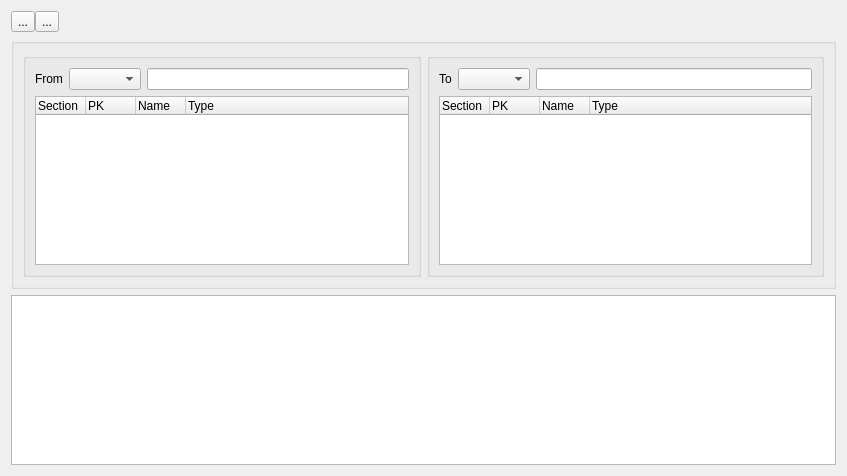
<?xml version="1.0" encoding="UTF-8"?>
<ui version="4.0">
 <class>TableComparisonForm</class>
 <widget class="QWidget" name="TableComparisonForm">
  <property name="geometry">
   <rect>
    <x>0</x>
    <y>0</y>
    <width>847</width>
    <height>476</height>
   </rect>
  </property>
  <property name="windowTitle">
   <string>Form</string>
  </property>
  <layout class="QVBoxLayout" name="verticalLayout_3">
   <item>
    <layout class="QHBoxLayout" name="horizontalLayout_15">
     <property name="spacing">
      <number>0</number>
     </property>
     <item>
      <widget class="QToolButton" name="btnSave">
       <property name="maximumSize">
        <size>
         <width>24</width>
         <height>24</height>
        </size>
       </property>
       <property name="toolTip">
        <string>Save SQL to a file</string>
       </property>
       <property name="statusTip">
        <string>Save SQL to a file</string>
       </property>
       <property name="text">
        <string>...</string>
       </property>
       <property name="icon">
        <iconset resource="dbm.qrc">
         <normaloff>:/images/actions/images/actions/filesave.png</normaloff>:/images/actions/images/actions/filesave.png</iconset>
       </property>
      </widget>
     </item>
     <item>
      <widget class="QToolButton" name="btnInject">
       <property name="maximumSize">
        <size>
         <width>24</width>
         <height>24</height>
        </size>
       </property>
       <property name="toolTip">
        <string>Inject this SQL to a database and create the structures defined</string>
       </property>
       <property name="statusTip">
        <string>Inject this SQL to a database and create the structures defined</string>
       </property>
       <property name="text">
        <string>...</string>
       </property>
       <property name="icon">
        <iconset resource="dbm.qrc">
         <normaloff>:/images/actions/images/small/database.png</normaloff>:/images/actions/images/small/database.png</iconset>
       </property>
      </widget>
     </item>
     <item>
      <spacer name="horizontalSpacer_4">
       <property name="orientation">
        <enum>Qt::Horizontal</enum>
       </property>
       <property name="sizeHint" stdset="0">
        <size>
         <width>40</width>
         <height>20</height>
        </size>
       </property>
      </spacer>
     </item>
    </layout>
   </item>
   <item>
    <widget class="QGroupBox" name="groupBox">
     <property name="title">
      <string/>
     </property>
     <layout class="QHBoxLayout" name="horizontalLayout_2">
      <item>
       <widget class="QGroupBox" name="grpLeft">
        <property name="title">
         <string/>
        </property>
        <layout class="QVBoxLayout" name="verticalLayout">
         <item>
          <layout class="QFormLayout" name="formLayout">
           <property name="fieldGrowthPolicy">
            <enum>QFormLayout::AllNonFixedFieldsGrow</enum>
           </property>
           <item row="0" column="0">
            <widget class="QLabel" name="lblFrom">
             <property name="text">
              <string>From</string>
             </property>
            </widget>
           </item>
           <item row="0" column="1">
            <layout class="QHBoxLayout" name="horizontalLayout_3">
             <item>
              <widget class="QComboBox" name="cmbVersionLeft"/>
             </item>
             <item>
              <widget class="QLineEdit" name="txtTab1"/>
             </item>
            </layout>
           </item>
          </layout>
         </item>
         <item>
          <widget class="QTreeWidget" name="treeWidgetLeft">
           <property name="rootIsDecorated">
            <bool>true</bool>
           </property>
           <property name="allColumnsShowFocus">
            <bool>true</bool>
           </property>
           <property name="headerHidden">
            <bool>false</bool>
           </property>
           <attribute name="headerDefaultSectionSize">
            <number>50</number>
           </attribute>
           <column>
            <property name="text">
             <string>Section</string>
            </property>
           </column>
           <column>
            <property name="text">
             <string>PK</string>
            </property>
           </column>
           <column>
            <property name="text">
             <string>Name</string>
            </property>
           </column>
           <column>
            <property name="text">
             <string>Type</string>
            </property>
           </column>
          </widget>
         </item>
        </layout>
       </widget>
      </item>
      <item>
       <widget class="QGroupBox" name="grpRight">
        <property name="title">
         <string/>
        </property>
        <layout class="QVBoxLayout" name="verticalLayout_2">
         <item>
          <layout class="QFormLayout" name="formLayout_2">
           <item row="0" column="0">
            <widget class="QLabel" name="lblTo">
             <property name="text">
              <string>To</string>
             </property>
            </widget>
           </item>
           <item row="0" column="1">
            <layout class="QHBoxLayout" name="horizontalLayout_4">
             <item>
              <widget class="QComboBox" name="cmbVersionRight"/>
             </item>
             <item>
              <widget class="QLineEdit" name="txtTab2"/>
             </item>
            </layout>
           </item>
          </layout>
         </item>
         <item>
          <widget class="QTreeWidget" name="treeWidgetRight">
           <property name="rootIsDecorated">
            <bool>true</bool>
           </property>
           <property name="allColumnsShowFocus">
            <bool>true</bool>
           </property>
           <property name="headerHidden">
            <bool>false</bool>
           </property>
           <attribute name="headerDefaultSectionSize">
            <number>50</number>
           </attribute>
           <column>
            <property name="text">
             <string>Section</string>
            </property>
           </column>
           <column>
            <property name="text">
             <string>PK</string>
            </property>
           </column>
           <column>
            <property name="text">
             <string>Name</string>
            </property>
           </column>
           <column>
            <property name="text">
             <string>Type</string>
            </property>
           </column>
          </widget>
         </item>
        </layout>
       </widget>
      </item>
     </layout>
    </widget>
   </item>
   <item>
    <widget class="QTextEdit" name="textEdit">
     <property name="font">
      <font>
       <family>Courier 10 Pitch</family>
      </font>
     </property>
    </widget>
   </item>
  </layout>
 </widget>
 <resources>
  <include location="dbm.qrc"/>
 </resources>
 <connections/>
</ui>
